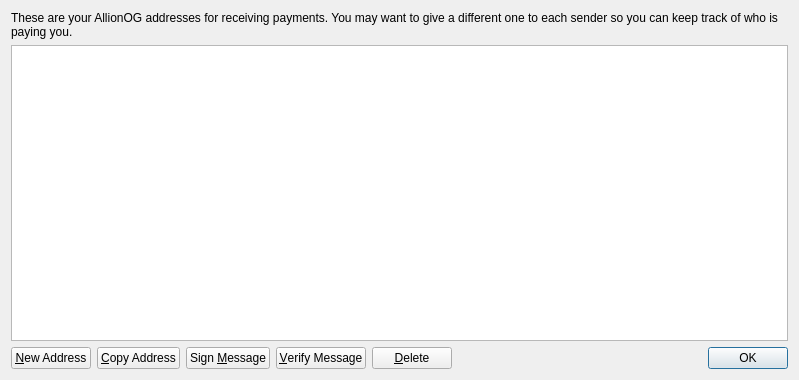
<?xml version="1.0" encoding="UTF-8"?>
<ui version="4.0">
 <class>AddressBookPage</class>
 <widget class="QWidget" name="AddressBookPage">
  <property name="geometry">
   <rect>
    <x>0</x>
    <y>0</y>
    <width>799</width>
    <height>380</height>
   </rect>
  </property>
  <property name="windowTitle">
   <string>Address Book</string>
  </property>
  <layout class="QVBoxLayout" name="verticalLayout">
   <item>
    <widget class="QLabel" name="labelExplanation">
     <property name="text">
      <string>These are your AllionOG addresses for receiving payments. You may want to give a different one to each sender so you can keep track of who is paying you.</string>
     </property>
     <property name="textFormat">
      <enum>Qt::PlainText</enum>
     </property>
     <property name="wordWrap">
      <bool>true</bool>
     </property>
    </widget>
   </item>
   <item>
    <widget class="QTableView" name="tableView">
     <property name="contextMenuPolicy">
      <enum>Qt::CustomContextMenu</enum>
     </property>
     <property name="toolTip">
      <string>Double-click to edit address or label</string>
     </property>
     <property name="tabKeyNavigation">
      <bool>false</bool>
     </property>
     <property name="alternatingRowColors">
      <bool>true</bool>
     </property>
     <property name="selectionMode">
      <enum>QAbstractItemView::SingleSelection</enum>
     </property>
     <property name="selectionBehavior">
      <enum>QAbstractItemView::SelectRows</enum>
     </property>
     <property name="sortingEnabled">
      <bool>true</bool>
     </property>
     <attribute name="verticalHeaderVisible">
      <bool>false</bool>
     </attribute>
    </widget>
   </item>
   <item>
    <layout class="QHBoxLayout" name="horizontalLayout">
     <item>
      <widget class="QPushButton" name="newAddressButton">
       <property name="toolTip">
        <string>Create a new address</string>
       </property>
       <property name="text">
        <string>&amp;New Address</string>
       </property>
       <property name="icon">
        <iconset resource="../bitcoin.qrc">
         <normaloff>:/icons/add</normaloff>:/icons/add</iconset>
       </property>
      </widget>
     </item>
     <item>
      <widget class="QPushButton" name="copyToClipboard">
       <property name="toolTip">
        <string>Copy the currently selected address to the system clipboard</string>
       </property>
       <property name="text">
        <string>&amp;Copy Address</string>
       </property>
       <property name="icon">
        <iconset resource="../bitcoin.qrc">
         <normaloff>:/icons/editcopy</normaloff>:/icons/editcopy</iconset>
       </property>
      </widget>
     </item>
     <item>
      <widget class="QPushButton" name="signMessage">
       <property name="toolTip">
        <string>Sign a message to prove you own a AllionOG address</string>
       </property>
       <property name="text">
        <string>Sign &amp;Message</string>
       </property>
       <property name="icon">
        <iconset resource="../bitcoin.qrc">
         <normaloff>:/icons/edit</normaloff>:/icons/edit</iconset>
       </property>
      </widget>
     </item>
     <item>
      <widget class="QPushButton" name="verifyMessage">
       <property name="toolTip">
        <string>Verify a message to ensure it was signed with a specified AllionOG address</string>
       </property>
       <property name="text">
        <string>&amp;Verify Message</string>
       </property>
       <property name="icon">
        <iconset resource="../bitcoin.qrc">
         <normaloff>:/icons/transaction_0</normaloff>:/icons/transaction_0</iconset>
       </property>
      </widget>
     </item>
     <item>
      <widget class="QPushButton" name="deleteButton">
       <property name="toolTip">
        <string>Delete the currently selected address from the list</string>
       </property>
       <property name="text">
        <string>&amp;Delete</string>
       </property>
       <property name="icon">
        <iconset resource="../bitcoin.qrc">
         <normaloff>:/icons/remove</normaloff>:/icons/remove</iconset>
       </property>
      </widget>
     </item>
     <item>
      <spacer name="horizontalSpacer">
       <property name="orientation">
        <enum>Qt::Horizontal</enum>
       </property>
       <property name="sizeHint" stdset="0">
        <size>
         <width>40</width>
         <height>20</height>
        </size>
       </property>
      </spacer>
     </item>
     <item>
      <widget class="QDialogButtonBox" name="buttonBox">
       <property name="sizePolicy">
        <sizepolicy hsizetype="Maximum" vsizetype="Fixed">
         <horstretch>0</horstretch>
         <verstretch>0</verstretch>
        </sizepolicy>
       </property>
       <property name="standardButtons">
        <set>QDialogButtonBox::Ok</set>
       </property>
      </widget>
     </item>
    </layout>
   </item>
  </layout>
 </widget>
 <resources>
  <include location="../bitcoin.qrc"/>
 </resources>
 <connections/>
</ui>
